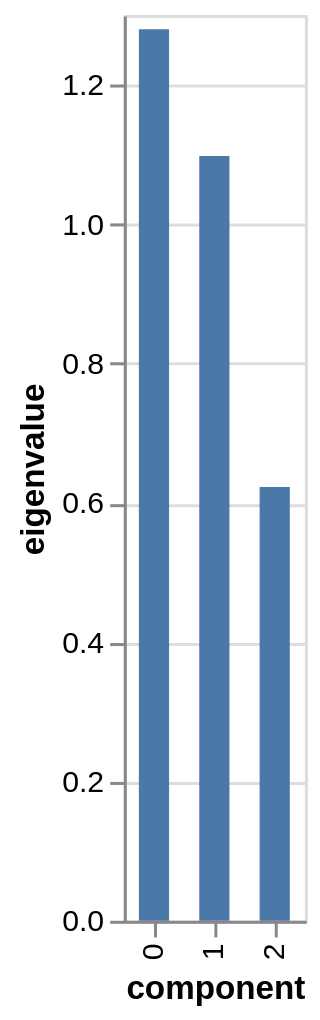

The notebook cell this image was saved under:
### Code cell
# %load solutions/pmca/pca_eigenvalues.py
display(pca.eigenvalues_summary)

pca.scree_plot()

### Figure 1 — Vega-Lite specification as saved in the notebook (floating-point values rounded to 4 significant figures)
{"config": {"view": {"continuousWidth": 300, "continuousHeight": 300}}, "data": {"name": "data-0940f9e246e54c890b74b9d74921e4c7"}, "mark": {"type": "bar", "size": 10}, "encoding": {"tooltip": [{"field": "component", "type": "nominal"}, {"field": "eigenvalue", "type": "quantitative"}, {"field": "% of variance", "type": "quantitative"}, {"field": "% of variance (cumulative)", "type": "quantitative"}], "x": {"field": "component", "type": "nominal"}, "y": {"field": "eigenvalue", "type": "quantitative"}}, "$schema": "https://vega.github.io/schema/vega-lite/v5.20.1.json", "datasets": {"data-0940f9e246e54c890b74b9d74921e4c7": [{"component": "0", "eigenvalue": 1.28, "% of variance": 42.66, "% of variance (cumulative)": 42.66}, {"component": "1", "eigenvalue": 1.098, "% of variance": 36.59, "% of variance (cumulative)": 79.25}, {"component": "2", "eigenvalue": 0.6226, "% of variance": 20.75, "% of variance (cumulative)": 100.0}]}}
